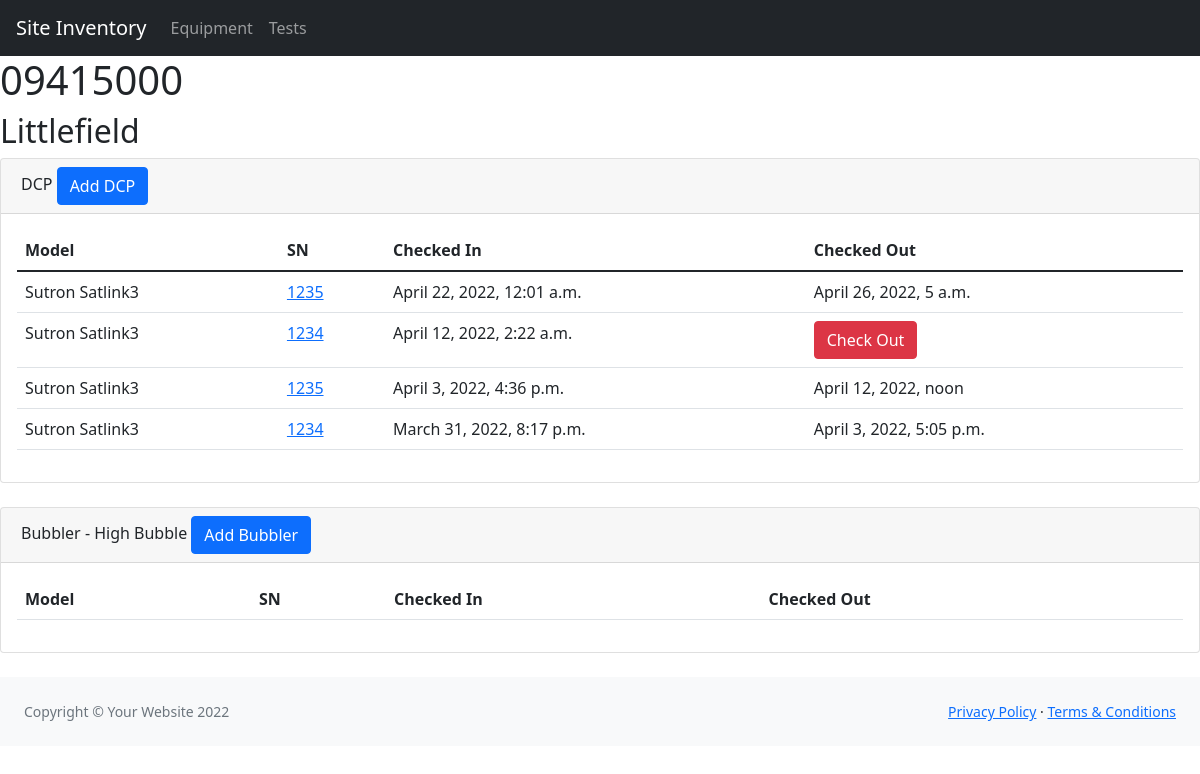
/history/09415000/, run on the app's committed database.
### inventory/models.py (models this page shows, shortened)
class Site(models.Model):
    id = models.CharField(max_length=200, primary_key=True)
    name = models.CharField(max_length=200)

class Site_equipment(models.Model):
    site = models.ForeignKey(Site, on_delete=models.CASCADE)
    name = models.CharField(max_length=200, blank=True)
    eq_type = models.ForeignKey(Equipment_type, on_delete=models.CASCADE)
    active = models.BooleanField(default=True)

class Equipment_type(models.Model):
    eq_type = models.CharField(max_length=200, unique=True)
    def __str__(self):
        return self.eq_type

class Deployment(models.Model):
    site_eq = models.ForeignKey(Site_equipment, on_delete=models.CASCADE)
    instrument = models.ForeignKey(Equipment, on_delete=models.CASCADE)
    check_in = models.DateTimeField()
    check_out = models.DateTimeField(blank=True, null=True)

class Equipment(models.Model):
    equipment_model = models.ForeignKey(Equipment_model, on_delete=models.CASCADE)
    sn = models.CharField(max_length=200)
    class Meta:
        unique_together = ('equipment_model', 'sn')

class Equipment_model(models.Model):
    eq_type = models.ForeignKey(Equipment_type, on_delete=models.CASCADE)
    brand = models.CharField(max_length=200)
    model = models.CharField(max_length=200)
    class Meta:
        unique_together = ('brand', 'model')

### inventory/views.py (the view)
# urls.py: path('history/<str:station_id>/', views.station_history, name='station_history'),
def station_history(request, station_id):
    site = get_object_or_404(Site, id=station_id)
    equipment = Site_equipment.objects.filter(site=site)
    deployments = Deployment.objects.filter(site_eq_id__in=equipment).order_by('-check_in')
    context = {'site': site,
               'equipment': equipment,
               'deployments': deployments}
    return render(request, 'inventory/site_detail.html', context=context)

### inventory/templates/inventory/site_detail.html (shortened to what this page needs)
{% extends "inventory/base.html" %}
{% block content%}
<div>
    <h1>{{site.id}}</h1>
    <h2>{{site.name}}</h2>
</div>
{% for eq in equipment %}
<div class="card mb-4">
    <div class="card-header">
        {{eq.eq_type}} {% if eq.name %} - {{eq.name}} {% endif %}
<button type="button" class="btn btn-primary" data-bs-toggle="modal" data-bs-target="#staticBackdrop">
  Add {{eq.eq_type}}
</button>
    </div>
    <div class="card-body">
        <table class="table" id="datatablesSimple">
            <thead>
                <tr>
                    <th>Model</th>
                    <th>SN</th>
                    <th>Checked In</th>
                    <th>Checked Out</th>
                </tr>
            </thead>
            <tbody>
                {% for d in deployments %}
                {% if d.site_eq == eq %}
                <tr>
                    <td>{{d.instrument.equipment_model.brand}} {{d.instrument.equipment_model.model}}</td>
                    <td><a href="/instrument/{{d.instrument.pk}}">{{d.instrument.sn}}</a></td>
                    <td>{{d.check_in}}</td>
                    <td>{% if d.check_out %}{{d.check_out}}
                        {% elif d.check_out == None %}
                        <button type="button" class="btn btn-danger" data-bs-toggle="modal" data-bs-target="#checkout_{{d.instrument.model}}_{{d.instrument.sn}}">
                          Check Out
                        </button>
                        {% endif %}</td>
                </tr>
                {% endif %}
                {% endfor %}
            </tbody>
        </table>
    </div>
</div>
{% endfor %}
{% endblock %}

### data on the page
Site: id "09415000", name "Littlefield"
Site_equipment: eq_type "DCP"
Deployment: instrument.equipment_model.brand "Sutron", instrument.equipment_model.model "Satlink3", instrument.sn "1235", check_in "April 22, 2022, 12:01 a.m.", check_out "April 26, 2022, 5 a.m."
Deployment: instrument.equipment_model.brand "Sutron", instrument.equipment_model.model "Satlink3", instrument.sn "1234", check_in "April 12, 2022, 2:22 a.m."
Deployment: instrument.equipment_model.brand "Sutron", instrument.equipment_model.model "Satlink3", instrument.sn "1235", check_in "April 3, 2022, 4:36 p.m.", check_out "April 12, 2022, noon"
Deployment: instrument.equipment_model.brand "Sutron", instrument.equipment_model.model "Satlink3", instrument.sn "1234", check_in "March 31, 2022, 8:17 p.m.", check_out "April 3, 2022, 5:05 p.m."
Site_equipment: eq_type "Bubbler", name "High Bubble"
